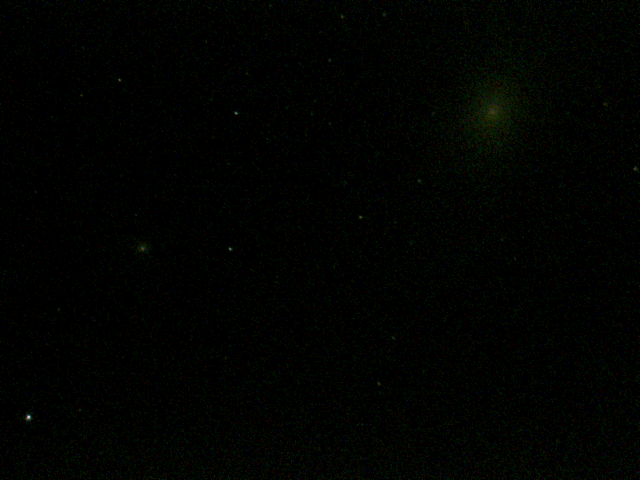
#> input picture raw/Capture_00001.tif, 1280 x 960 px, found by its file name (shown at 1/2 size); its folder holds 4 pictures in this run
$ python shift_and_add_processing.py
#> lines starting #> are read from the running program, lines starting #| are printed output that depends on the picture
import cv2, os
import numpy as np
import matplotlib.pyplot as plt
from PIL import Image
from scipy import signal as spsig, optimize as spopt

plt.rcParams.update({'figure.figsize': [12.0, 9.0], 'font.size': 24.0,
                     'ytick.left': False, 'ytick.labelleft': False, 'xtick.bottom': False, 'xtick.labelbottom': False,
                     'image.interpolation': 'none', 'figure.facecolor': 'none'})


print("Setting up directories")
data_dir = r"C:\Max\Programming\ImageStacking\raw"
save_dir = r"C:\Max\Programming\ImageStacking\processed"
save_file = "test.tiff"
data_files = os.listdir(data_dir)
reference_image = 0

mode= "RGB" # LAB space seems to be the best because it completely seperates luminosity from colour.
tracking_method= "peak" #"circle" #"crosscor" #"peak"
interpolation= 1.0

print("Open images")

images = []
for data_file in data_files:

    valid_file_extentions = ".png", ".tif"
    file_extention = data_file[data_file.rfind((".")):]
    if file_extention not in valid_file_extentions:
        continue

    data_path = os.path.join(data_dir, data_file)
    img = Image.open(data_path)
#> img is the input picture: PIL image 1280x960 RGB; mean R, G, B 1.2, 2.8, 0.7
    img = img.convert(mode)

    array = np.array(img)
    images += [array]
    print(len(images))
#| 1

images = np.array(images)
print(images)

print("Show reference image")
plt.figure()
img0 = Image.fromarray(images[reference_image], mode= mode)
plt.imshow(img0)
plt.show()

# %%

print("Interpolate images")
images = [cv2.resize(image, None, fx=interpolation, fy=interpolation, interpolation = cv2.INTER_CUBIC)
          for n, image
          in enumerate(images)]
images = np.array(images)

num_images, height, length, num_channels = images.shape
#> num_images = 4; height = 960; length = 1280; num_channels = 3

# %%

print("Track features")
match tracking_method:
    case "peak":
        peaks = [np.unravel_index(np.argmax(image), image.shape) for image in images[:,:,:,0]]

    case "crosscor":
        peaks = []
        for image in images[:,:,:,0]:
            correlation = spsig.correlate(image.astype(float), images[reference_image,:,:,0].astype(float), mode="full", method= "fft")
            peaks += [np.unravel_index(np.argmax(correlation), correlation.shape)]
    case "circle":
        peaks= np.ndarray(shape= (0,2), dtype= int)
        for image in images[:,:,:,0]:

            # CONSIDER BLURRING THE IMAGE IF IT IS LOOKING AT THE WRONG FEATURE
            threshold, mask = cv2.threshold(image, 0, 255, cv2.THRESH_BINARY +cv2.THRESH_OTSU) #image, threshold, max, type (int)
            contours, hierarchy = cv2.findContours(mask, 1, 2) #binary image, mode, method
            contour = contours[-1] # I think the last one refers to the biggest shape.

            def radius_residuals(args):
                x0, y0 = args
                r = np.sqrt((contour[:,:,0]-x0)**2 + (contour[:,:,1]-y0)**2)
                return r.flatten() - r.mean()

            (x,y), cov = spopt.leastsq(radius_residuals, x0= [np.mean(contour[:,:,0]), np.mean(contour[:,:,1])])

            #(x,y),radius = cv2.minEnclosingCircle(contour) # THIS IS BETTER FOR CRESCENTS

            peaks = np.concatenate((peaks, [[round(y),round(x)]]), axis= 0)

            fig, axs = plt.subplots()
            axs.imshow(image, cmap= "Greys_r")
            axs.plot(*contour[:,0,:].T, marker= ".", markersize= 16, color= "tab:red")
            axs.plot(peaks[:,1], peaks[:,0], marker= "o", markersize= 16, markevery= [-1]) #this line should be approximately straight. If it isn't then you are likely to get ghosting
            plt.show()

y_enlargement, x_enlargement = np.max(peaks, axis= 0) -np.min(peaks, axis= 0)

#y_enlargement = np.max(peaks[:,0]) -np.min(peaks[:,0])
#x_enlargement = np.max(peaks[:,1]) -np.min(peaks[:,1])

shifts = np.max(peaks, axis= 0) -peaks

# %%

print("Shift and add images")
shift_and_added = np.zeros((height +y_enlargement, length +x_enlargement, num_channels))
weights = np.zeros((height +y_enlargement, length +x_enlargement))
for image, shift in zip(images, shifts):
    shift_slice = np.s_[shift[0]:height +shift[0], shift[1]:length +shift[1]]
    weights[shift_slice] += np.ones_like(image[:,:,0])
    shift_and_added[shift_slice] += image
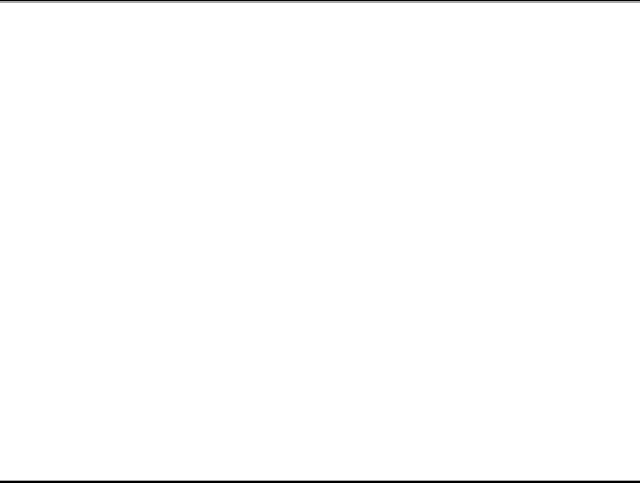
#> weights: shape (966, 1280) float64 (shown at 1/2 size); min 1, max 4, mean 3.98; drawn with min black and max white
shift_and_added /= weights[:,:,None]
shift_and_added[np.isnan(shift_and_added)] = 0.0

processed = np.copy(shift_and_added)
if processed.min() <= 0.0: processed -= processed.min()
processed *= (2**8 -1) / processed.max()

processed = processed.astype(np.uint8)

img1 = Image.fromarray(processed, mode= mode)
plt.imshow(img1)
plt.show()

# %%

save_path = os.path.join(save_dir, save_file)
img1.save(save_path)
